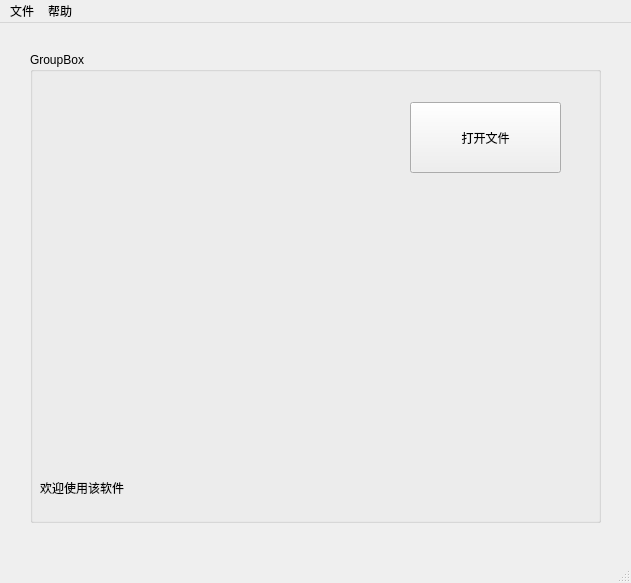
<?xml version="1.0" encoding="UTF-8"?>
<ui version="4.0">
 <class>MainWindow</class>
 <widget class="QMainWindow" name="MainWindow">
  <property name="geometry">
   <rect>
    <x>0</x>
    <y>0</y>
    <width>631</width>
    <height>583</height>
   </rect>
  </property>
  <property name="windowTitle">
   <string>图片浏览器</string>
  </property>
  <widget class="QWidget" name="centralwidget">
   <widget class="QGroupBox" name="groupBox">
    <property name="geometry">
     <rect>
      <x>30</x>
      <y>29</y>
      <width>571</width>
      <height>471</height>
     </rect>
    </property>
    <property name="title">
     <string>GroupBox</string>
    </property>
    <widget class="QLabel" name="ImageLabel">
     <property name="geometry">
      <rect>
       <x>30</x>
       <y>30</y>
       <width>301</width>
       <height>351</height>
      </rect>
     </property>
     <property name="text">
      <string/>
     </property>
    </widget>
    <widget class="QPushButton" name="OpenFileBtn">
     <property name="geometry">
      <rect>
       <x>380</x>
       <y>50</y>
       <width>151</width>
       <height>71</height>
      </rect>
     </property>
     <property name="text">
      <string>打开文件</string>
     </property>
    </widget>
    <widget class="QLabel" name="infoLabel">
     <property name="geometry">
      <rect>
       <x>10</x>
       <y>410</y>
       <width>541</width>
       <height>51</height>
      </rect>
     </property>
     <property name="text">
      <string>欢迎使用该软件</string>
     </property>
    </widget>
   </widget>
  </widget>
  <widget class="QMenuBar" name="menubar">
   <property name="geometry">
    <rect>
     <x>0</x>
     <y>0</y>
     <width>631</width>
     <height>26</height>
    </rect>
   </property>
   <widget class="QMenu" name="menu">
    <property name="title">
     <string>文件</string>
    </property>
    <addaction name="actionOpen"/>
    <addaction name="actionexit"/>
   </widget>
   <widget class="QMenu" name="menu_2">
    <property name="title">
     <string>帮助</string>
    </property>
    <addaction name="actionabout"/>
   </widget>
   <addaction name="menu"/>
   <addaction name="menu_2"/>
  </widget>
  <widget class="QStatusBar" name="statusbar"/>
  <action name="actionOpen">
   <property name="text">
    <string>打开文件</string>
   </property>
  </action>
  <action name="actionexit">
   <property name="text">
    <string>退出</string>
   </property>
  </action>
  <action name="actionabout">
   <property name="text">
    <string>关于</string>
   </property>
  </action>
 </widget>
 <resources/>
 <connections/>
</ui>
